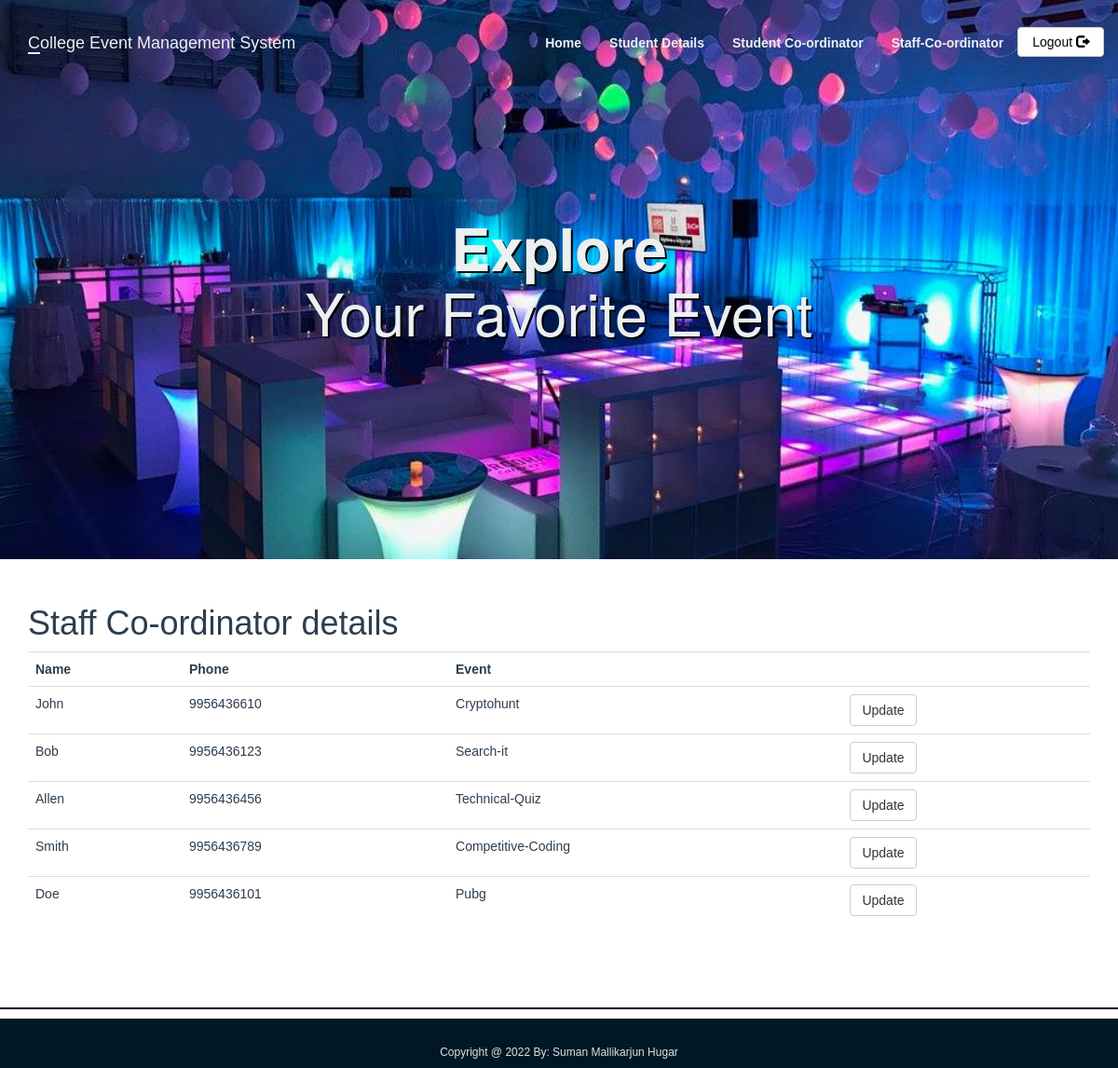
The page /Staff_cordinator.php on the database its author committed.
### tables this page shows
CREATE TABLE `staff_coordinator` (
  `stid` int(11) NOT NULL,
  `name` varchar(100) NOT NULL,
  `phone` varchar(10) DEFAULT NULL,
  `event_id` int(11) DEFAULT NULL
);

CREATE TABLE `events` (
  `event_id` int(11) NOT NULL,
  `event_title` varchar(50) NOT NULL,
  `event_price` int(11) DEFAULT NULL,
  `participents` int(100) DEFAULT 0,
  `img_link` text DEFAULT NULL,
  `type_id` int(11) DEFAULT NULL
);

### Staff_cordinator.php (the view, shortened to what this page needs)
<?php
include_once 'classes/db1.php';
$result = mysqli_query($conn,"SELECT * FROM staff_coordinator s ,events e where e.event_id= s.event_id");
?>
<!DOCTYPE html>
<html>
<head>
        <?php require 'utils/styles.php'; ?>
    </head>
<body><?php include 'utils/adminHeader.php'?>
<div class = "content">
<div class = "container">
<h1>Staff Co-ordinator details</h1>
<?php
if (mysqli_num_rows($result) > 0) {
?>
 <table class="table table-hover" >
  <tr>
    <th>Name</th>
    <th>Phone</th>
    <th>Event</th>
    <th></th>
  </tr>
<?php
while($row = mysqli_fetch_array($result)) {
?>
<tr>
    <td><?php echo $row["name"]; ?></td>
    <td><?php echo $row["phone"]; ?></td>
    <td><?php echo $row["event_title"]; ?></td>
    <td> <?php echo '<a  href="updateStaff.php?id='.$row['event_id'].'" class = "btn btn-default"> Update</a>'?></td>
</tr>
<?php
}
?>
</table>
 <?php
}
else{
    echo "No result found";
}
?>
</div>
</div>
 </body>
 <?php include 'utils/footer.php';?>
</html>

### utils/styles.php
<link rel = "stylesheet" type = "text/css" href = "css/bootstrap.css">
<link rel = "stylesheet" type = "text/css" href = "css/style.css">

### utils/adminHeader.php (shortened to what this page needs)
<head>
</head>
        <?php require 'utils/styles.php'; ?>
<header class="bgImage" >
    <nav class="navbar" >
        <div class="container">
            <div class="navbar-header">
                <a class = "navbar-brand">
                    College Event Management System
                </a>
            </div>
            <ul class="nav navbar-nav navbar-right">
            <li><a href = "adminPage.php"><strong>Home</strong></a></li>
            <li><a href = "Stu_details.php"><strong>Student Details</strong></a></li>
                    <li><a href = "Stu_cordinator.php"><strong>Student Co-ordinator</strong></a></li>
                    <li><a href = "Staff_cordinator.php"><strong>Staff-Co-ordinator</strong></a></li>
                    <li class="btnlogout"><a class = "btn btn-default navbar-btn" href = "index.php">Logout <span class = "glyphicon glyphicon-log-out"></span></a></li>
            </ul>
        </div>
    </nav>
    <div class = "col-md-12">
        <div class = "container">
            <div class = "jumbotron">
                <h1><strong>Explore<br></strong> Your Favorite Event</h1>
    </div>
</header>

### utils/footer.php
<hr class = "footerline">
<footer>
    <div class = "container">
        <h6 style="text-align:center;"> Copyright @ 2022 By: Suman Mallikarjun Hugar</h6>
    </div>
</footer>

### css/style.css (style rules this page uses)
body { overflow-x: hidden; }
hr { border-top: 2px solid black; margin-top: 40px; margin-bottom: 40px; }
header .navbar { padding: 20px 0; font-family: Arial, Helvetica, sans-serif; }
header .navbar-header a::first-letter { border-bottom: 2px solid #ecf0f1; }
header .navbar-nav a { color: #ecf0f1; padding-bottom: 12px; }
header .navbar-nav a:link { position: relative; }
header .btnlogout a { padding-top: 5px; }
header .navbar-nav a:before { content: ""; position: absolute; width: 100%; height: 3px; left: 0; background-color: #ecf0f1; visibility: hidden; -webkit-transform: scaleX(0); transform: scaleX(0); -webkit-transition: all 0.3s ease-in-out 0s; transition: all 0.3s ease-in-out 0s; margin-top: 25px; }
header .navbar-header a { color: #ecf0f1; }
header .navbar-nav .btn { color: black; padding-bottom: 5px; margin: 8px 0px; }
.jumbotron { background-color: transparent; color: #ecf0f1; text-align: center; margin-top: 50px; text-shadow: 2px 2px black; }
.footerline { margin-top: 70px; margin-bottom: 10px; }
.content { font-family: Arial, Helvetica, sans-serif; color: #2C3E50; }
footer { font-family: Arial, Helvetica, sans-serif; color: #E0E0E0; line-height: 2; background-color: #001825; padding-top: 20px; }

### utils/adminHeader.php (style rules this page uses)
.bgImage { background-image: url(images/cs03.jpg); background-size: cover; background-position: center center; height: 600px; margin-bottom: 29px; }

### rows shown on the page
staff_coordinator: name "John", phone "9956436610", event.event_title "Cryptohunt"
staff_coordinator: name "Bob", phone "9956436123", event.event_title "Search-it"
staff_coordinator: name "Allen", phone "9956436456", event.event_title "Technical-Quiz"
staff_coordinator: name "Smith", phone "9956436789", event.event_title "Competitive-Coding"
staff_coordinator: name "Doe", phone "9956436101", event.event_title "Pubg"
